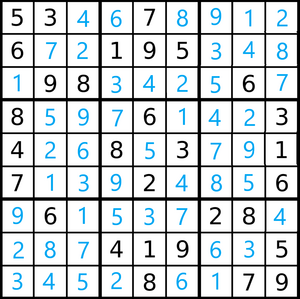
#> input picture images/Sudoku_resuelto_completo.png, 300 x 299 px
$ python 'TP4 rectas.py'
#> lines starting #> are read from the running program, lines starting #| are printed output that depends on the picture; after the words box and inside, x2 and y2 are one past the last pixel; in counts of white or black regions, pixels touching at a corner belong together
import cv2
import numpy as np
import matplotlib.pyplot as plt

# Cargar la imagen (usa barras diagonales o cadena raw para la ruta del archivo)
imagen = cv2.imread('images/Sudoku_resuelto_completo.png')
#> imagen is the input picture: shape (299, 300, 3); mean B, G, R 211.3, 208.5, 202.5

# Convertir a escala de grises
imagen_gris = cv2.cvtColor(imagen, cv2.COLOR_BGR2GRAY)
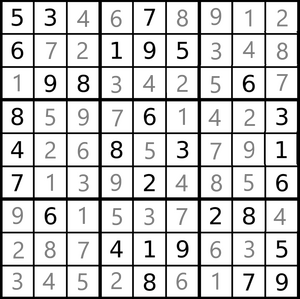
#> imagen_gris: shape (299, 300); min 0, max 255, mean 207

# Aplicar desenfoque gaussiano para reducir el ruido
imagen_gris = cv2.GaussianBlur(imagen_gris, (5, 5), 0)
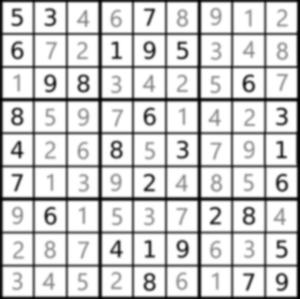
#> imagen_gris: shape (299, 300); min 0, max 255, mean 207.2

# Ajustar parámetros de detección de bordes Canny
bordes = cv2.Canny(imagen_gris, 50, 150, apertureSize=3)
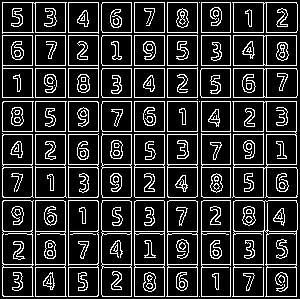
#> bordes: shape (299, 300); 17.8% white in thin lines or dots

# Ajustar parámetros de la Transformada de Hough
lineas = cv2.HoughLines(bordes, 1, np.pi / 180, 150)
#> lineas = 36 rows, first 8: [197, 0], [35, 0], [68, 0], [230, 0], [2, 1.57], [164, 0], [296, 1.57], [131, 0]

# Función para filtrar líneas basadas en el ángulo
def filtrar_lineas(lineas, umbral_angulo=5):
#> called with lineas = array of shape (36, 1, 2), umbral_angulo = 5
    lineas_filtradas = []
    for linea in lineas:
        rho, theta = linea[0]  # Desempaquetar el primer (y único) elemento de cada array de línea
        # Convertir theta a grados
        angulo = np.degrees(theta)
        # Mantener solo líneas casi horizontales o casi verticales
        if angulo < umbral_angulo or (90 - umbral_angulo < angulo < 90 + umbral_angulo) or angulo > 180 - umbral_angulo:
            lineas_filtradas.append(linea[0])  # Agregar los valores desempaquetados
#> this loop made 36 passes
#> (rho, theta, angulo) on passes 1 to 12: (197, 0, 0), (35, 0, 0), (68, 0, 0), (230, 0, 0), (2, 1.57, 90), (164, 0, 0), (296, 1.57, 90), (131, 0, 0), (134, 0, 0), (101, 1.57, 90), (65, 0, 0), (167, 0, 0)
#> after the loop, lineas_filtradas = 36 pairs, first value 2 to 296, second value 0 to 1.57
    return lineas_filtradas

# Filtrar las líneas
if lineas is not None:
    lineas_filtradas = filtrar_lineas(lineas)
else:
    lineas_filtradas = None

# Dibujar las líneas filtradas
if lineas_filtradas is not None:
    for rho, theta in lineas_filtradas:  # Ahora podemos desempaquetar directamente rho y theta
        a = np.cos(theta)
        b = np.sin(theta)
        x0 = a * rho
        y0 = b * rho
        x1 = int(x0 + 1000 * (-b))
        y1 = int(y0 + 1000 * (a))
        x2 = int(x0 - 1000 * (-b))
        y2 = int(y0 - 1000 * (a))
        cv2.line(imagen, (x1, y1), (x2, y2), (0, 0, 255), 2)
#> this loop made 36 passes
#> (rho, theta, a, b, x0, y0, x1, y1) on passes 1 to 12: (197, 0, 1, 0, 197, 0, 197, 1000), (35, 0, 1, 0, 35, 0, 35, 1000), (68, 0, 1, 0, 68, 0, 68, 1000), (230, 0, 1, 0, 230, 0, 230, 1000), (2, 1.57, -4.37e-08, 1, -8.74e-08, 2, -1000, 1), (164, 0, 1, 0, 164, 0, 164, 1000), (296, 1.57, -4.37e-08, 1, -1.29e-05, 296, -1000, 295), (131, 0, 1, 0, 131, 0, 131, 1000), (134, 0, 1, 0, 134, 0, 134, 1000), (101, 1.57, -4.37e-08, 1, -4.41e-06, 101, -1000, 100), (65, 0, 1, 0, 65, 0, 65, 1000), (167, 0, 1, 0, 167, 0, 167, 1000)
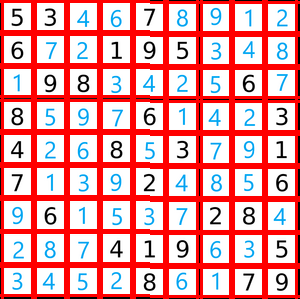
#> imagen: shape (299, 300, 3); mean B, G, R 159.5, 156.7, 233.8

# Mostrar la imagen con las líneas detectadas
plt.figure(figsize=(12, 10))
plt.imshow(cv2.cvtColor(imagen, cv2.COLOR_BGR2RGB))
plt.title('Líneas detectadas (mejorado)')
plt.axis('off')
plt.show()

$ run again, with images/smarties.png copied over images/Sudoku_resuelto_completo.png
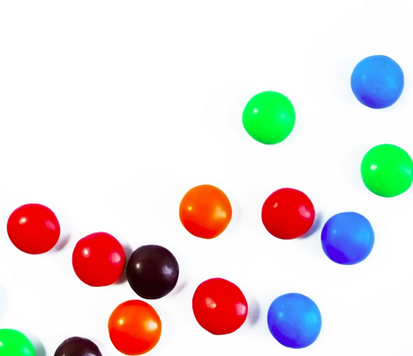
#> input picture images/smarties.png, 413 x 356 px
#> imagen is the input picture: shape (356, 413, 3); mean B, G, R 219.1, 220.4, 228.9
#> `imagen_gris = cv2.cvtColor(imagen, cv2.COLOR_BGR2GRAY)`:
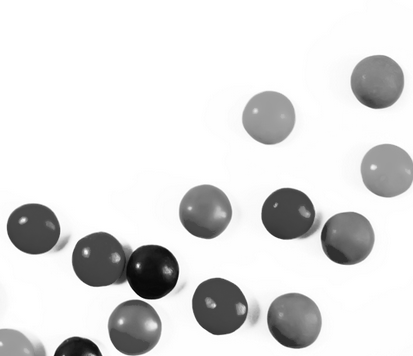
#> imagen_gris: shape (356, 413); min 4, max 255, mean 222.8
#> `bordes = cv2.Canny(imagen_gris, 50, 150, apertureSize=3)`:
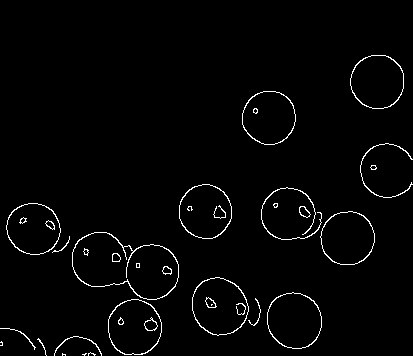
#> bordes: shape (356, 413); 2.1% white in thin lines or dots, all inside (x1, y1, x2, y2) = (0, 55, 413, 356)
#> lineas = None

$ run again, with images/8circle.jpg saved as images/Sudoku_resuelto_completo.png
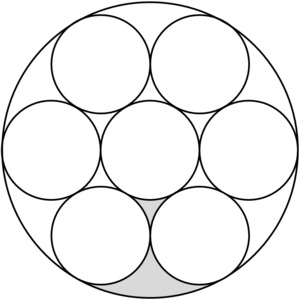
#> input picture images/8circle.jpg, 300 x 300 px
#> imagen is the input picture: shape (300, 300, 3); min 0, max 255, mean 240.1
#> `imagen_gris = cv2.GaussianBlur(imagen_gris, (5, 5), 0)`:
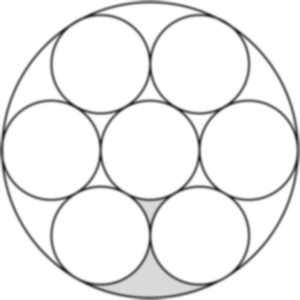
#> imagen_gris: shape (300, 300); min 38, max 255, mean 240.1
#> `bordes = cv2.Canny(imagen_gris, 50, 150, apertureSize=3)`:
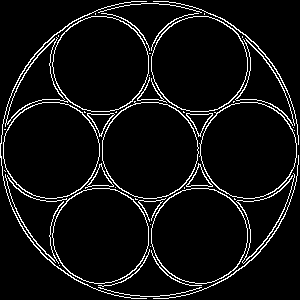
#> bordes: shape (300, 300); 6.4% white in thin lines or dots
#> lineas = None

$ run again, with images/chess.jpg saved as images/Sudoku_resuelto_completo.png
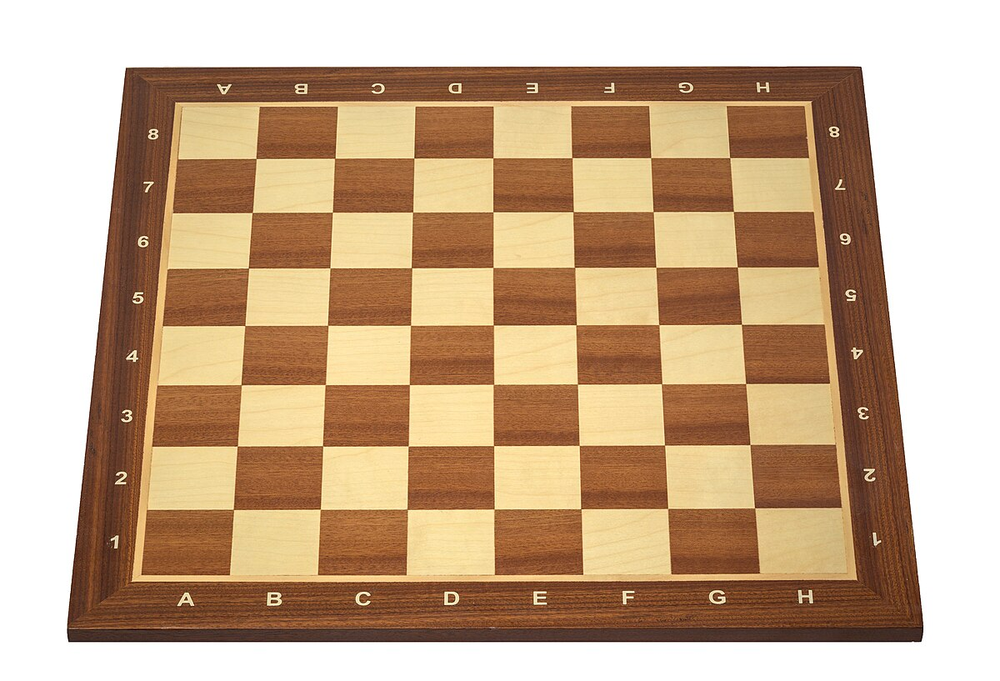
#> input picture images/chess.jpg, 1000 x 681 px, shrunk from 1200 x 817 before the run
#> imagen is the input picture: shape (681, 1000, 3); mean B, G, R 141.4, 170.4, 199.1
#> `bordes = cv2.Canny(imagen_gris, 50, 150, apertureSize=3)`:
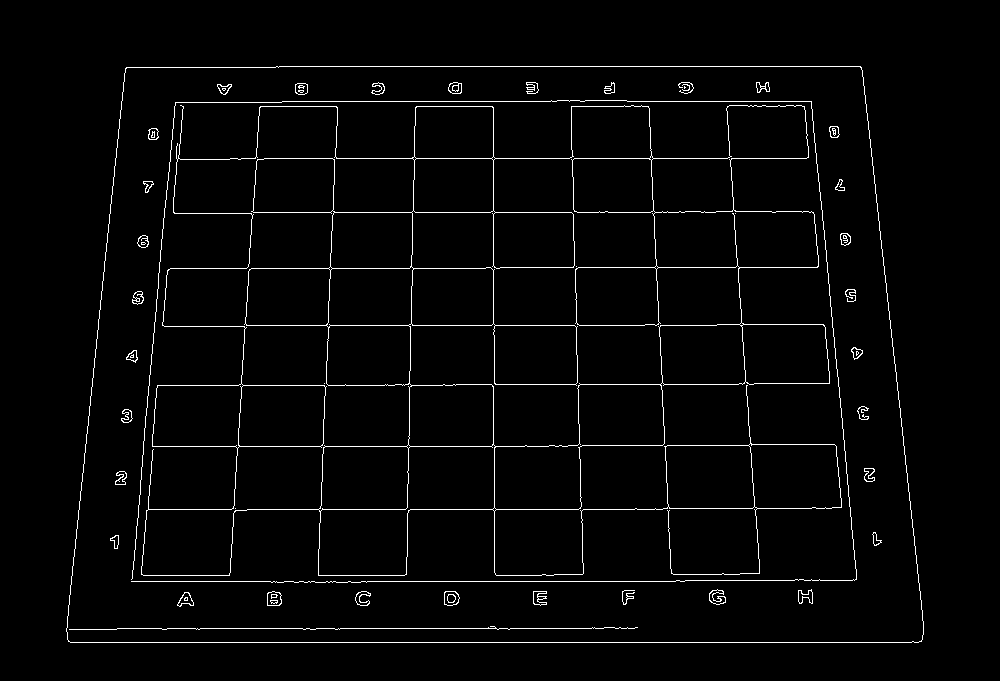
#> bordes: shape (681, 1000); 2.5% white in thin lines or dots, all inside (x1, y1, x2, y2) = (66, 66, 924, 643)
#> lineas = 26 rows, first 8: [642, 1.57], [66, 1.57], [158, 1.57], [581, 1.57], [509, 1.57], [628, 1.57], [101, 1.57], [325, 1.57]
#> the loop in filtrar_lineas, `for linea in lineas:` made 26 passes
#> (rho, theta, angulo) on passes 1 to 8: (642, 1.57, 90), (66, 1.57, 90), (158, 1.57, 90), (581, 1.57, 90), (509, 1.57, 90), (628, 1.57, 90), (101, 1.57, 90), (325, 1.57, 90)
#> after the loop in filtrar_lineas, `for linea in lineas:`: lineas_filtradas = 22 items, first 6: [642, 1.57], [66, 1.57], [158, 1.57], [581, 1.57], [509, 1.57], [628, 1.57]
#> the loop `for rho, theta in lineas_filtradas:` made 22 passes
#> (rho, theta, a, b, x0, y0, x1, y1) on passes 1 to 8: (642, 1.57, -4.37e-08, 1, -2.81e-05, 642, -1000, 641), (66, 1.57, -4.37e-08, 1, -2.88e-06, 66, -1000, 65), (158, 1.57, -4.37e-08, 1, -6.91e-06, 158, -1000, 157), (581, 1.57, -4.37e-08, 1, -2.54e-05, 581, -1000, 580), (509, 1.57, -4.37e-08, 1, -2.22e-05, 509, -1000, 508), (628, 1.57, -4.37e-08, 1, -2.75e-05, 628, -1000, 627), (101, 1.57, -4.37e-08, 1, -4.41e-06, 101, -1000, 100), (325, 1.57, -4.37e-08, 1, -1.42e-05, 325, -1000, 324)
#> after the loop `for rho, theta in lineas_filtradas:`:
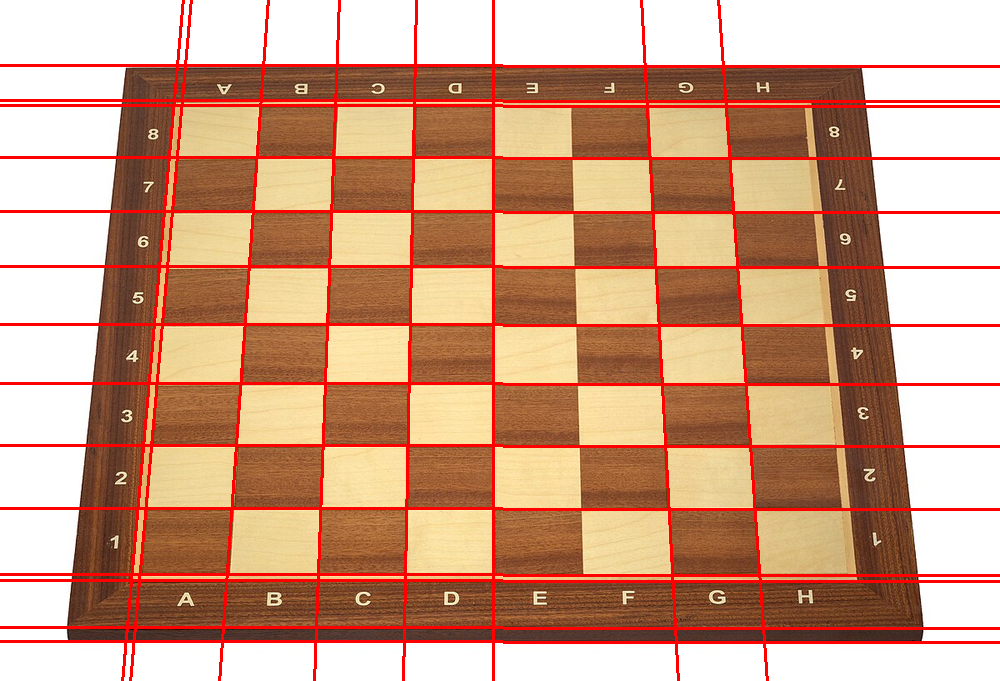
#> imagen: shape (681, 1000, 3); 8.42% of pixels changed, all inside (x1, y1, x2, y2) = (0, 0, 1000, 681)
